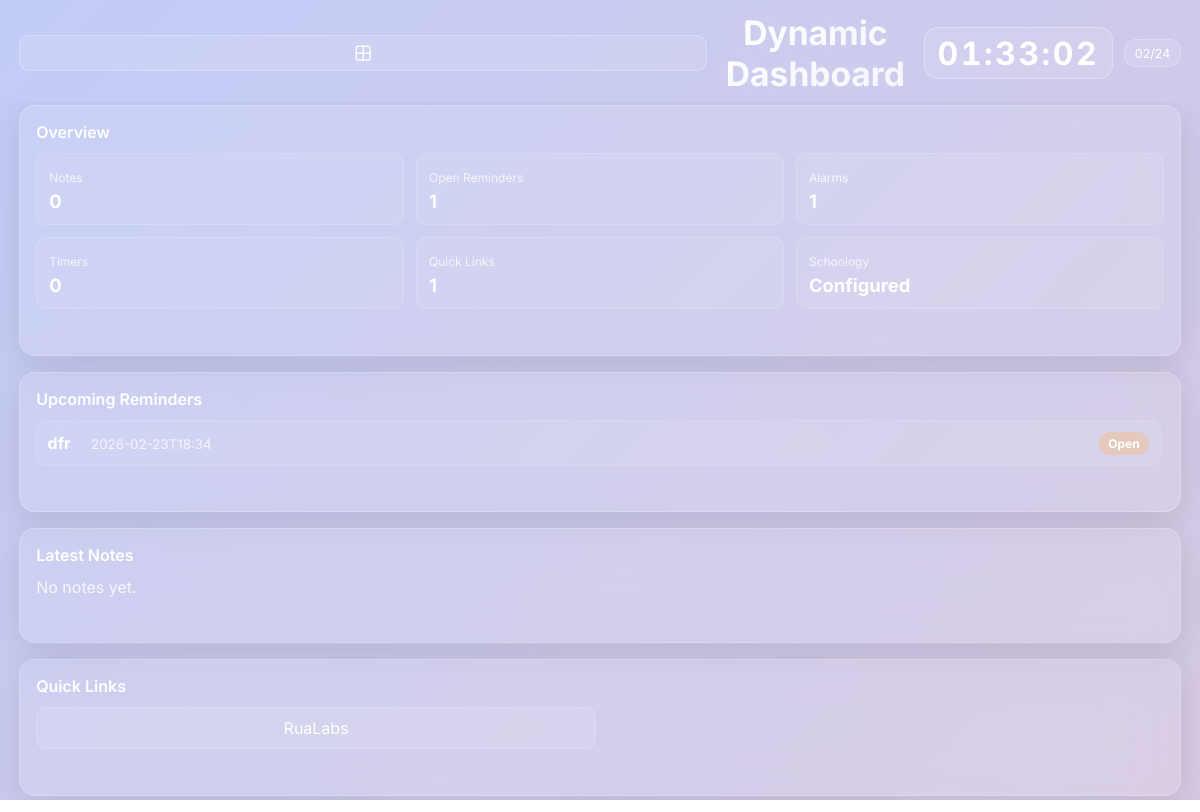
/dashboard, run on the app's committed database.
### tables this page shows
CREATE TABLE reminders (
                id INTEGER PRIMARY KEY AUTOINCREMENT,
                text TEXT NOT NULL,
                due_at TEXT,
                is_done INTEGER NOT NULL DEFAULT 0,
                created_at TEXT NOT NULL
            );

CREATE TABLE quick_links (
                id INTEGER PRIMARY KEY AUTOINCREMENT,
                title TEXT NOT NULL,
                url TEXT NOT NULL
            );

### app/main.py (the view)
@app.get("/dashboard", response_class=HTMLResponse)
def dashboard(request: Request) -> HTMLResponse:
    reminders = list_reminders(limit=5)
    notes = list_notes(limit=5)
    quick_links = list_quick_links(limit=8)
    counts = get_counts()
    schoology_status = "Not connected"
    schoology_settings = get_settings(prefix="schoology_")
    if schoology_settings.get("schoology_domain") and schoology_settings.get("schoology_key"):
        schoology_status = "Configured"
    return render(
        request,
        "dashboard.html",
        {
            "title": "Dashboard",
            "reminders": reminders,
            "notes": notes,
            "quick_links": quick_links,
            "counts": counts,
            "schoology_status": schoology_status,
        },
    )

### templates/dashboard.html
{% extends "base.html" %}
{% block content %}
<section class="panel">
    <h2>Overview</h2>
    <div class="stats-grid">
        <div class="stat"><span>Notes</span><strong>{{ counts.notes }}</strong></div>
        <div class="stat"><span>Open Reminders</span><strong>{{ counts.reminders }}</strong></div>
        <div class="stat"><span>Alarms</span><strong>{{ counts.alarms }}</strong></div>
        <div class="stat"><span>Timers</span><strong>{{ counts.timers }}</strong></div>
        <div class="stat"><span>Quick Links</span><strong>{{ counts.quick_links }}</strong></div>
        <div class="stat"><span>Schoology</span><strong>{{ schoology_status }}</strong></div>
    </div>
</section>
<section class="panel">
    <h2>Upcoming Reminders</h2>
    {% if reminders %}
        <ul class="item-list">
            {% for reminder in reminders %}
                <li class="item-row">
                    <div>
                        <strong>{{ reminder.text }}</strong>
                        <small>{{ reminder.due_at or "No due date" }}</small>
                    </div>
                    <span class="pill {{ 'done' if reminder.is_done else 'open' }}">{{ 'Done' if reminder.is_done else 'Open' }}</span>
                </li>
            {% endfor %}
        </ul>
    {% else %}
        <p class="muted">No reminders yet.</p>
    {% endif %}
</section>
<section class="panel">
    <h2>Latest Notes</h2>
    {% if notes %}
        <ul class="item-list">
            {% for note in notes %}
                <li class="item-row">
                    <div>
                        <strong>{{ note.title }}</strong>
                        <small>{{ note.content[:120] }}{% if note.content|length > 120 %}...{% endif %}</small>
                    </div>
                </li>
            {% endfor %}
        </ul>
    {% else %}
        <p class="muted">No notes yet.</p>
    {% endif %}
</section>
<section class="panel">
    <h2>Quick Links</h2>
    {% if quick_links %}
        <div class="quick-grid">
            {% for link in quick_links %}
                <a class="quick-link" href="{{ link.url }}" target="_blank" rel="noreferrer">{{ link.title }}</a>
            {% endfor %}
        </div>
    {% else %}
        <p class="muted">Add links in Quick Links.</p>
    {% endif %}
</section>
{% endblock %}

### templates/base.html (shortened to what this page needs)
<!doctype html>
<html lang="en">
<head>
    <link rel="stylesheet" href="/static/styles.css">
</head>
<body>
    <header class="topbar">
        <button id="launcher-btn" class="os-btn" type="button" aria-label="Open app tray">
            <i data-lucide="grid-2x2"></i>
        </button>
        <h1>Dynamic Dashboard</h1>
        <div class="clock" id="live-clock">--:--:--</div>
        <div class="tray">
            <span id="tray-date">--/--</span>
        </div>
    </header>
    <main class="content">
        {% block content %}{% endblock %}
    </main>
</body>
</html>

### data on the page
reminders: text "dfr", due_at "2026-02-23T18:34", is_done "Open"
quick_links: title "RuaLabs"

### other printed values
{{ counts.notes }} "0"
{{ counts.reminders }} "1"
{{ counts.alarms }} "1"
{{ counts.timers }} "0"
{{ counts.quick_links }} "1"
{{ schoology_status }} "Configured"
